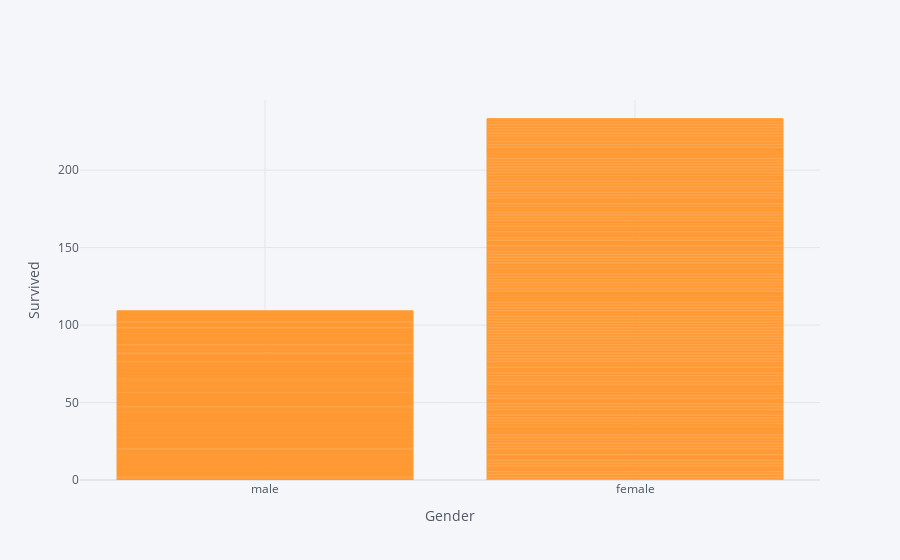

Notebook code cell kept with this figure:
### Code cell
titanic.iplot(kind="bar",x='sex',y="survived",xTitle="Gender",yTitle="Survived")

### Figure 1 — Plotly figure (JSON) as saved in the notebook; plotly's stock layout.template omitted (floating-point values rounded to 4 significant figures; data arrays with more than 128 entries replaced by an {"elided": "..."} marker saying what was removed)
{"data": [{"marker": {"color": "rgba(255, 153, 51, 0.6)", "line": {"color": "rgba(255, 153, 51, 1.0)", "width": 1}}, "name": "survived", "orientation": "v", "text": "", "type": "bar", "x": {"elided": "891 str values"}, "y": {"elided": "891 int values"}}], "layout": {"legend": {"bgcolor": "#F5F6F9", "font": {"color": "#4D5663"}}, "paper_bgcolor": "#F5F6F9", "plot_bgcolor": "#F5F6F9", "title": {"font": {"color": "#4D5663"}}, "xaxis": {"gridcolor": "#E1E5ED", "showgrid": true, "tickfont": {"color": "#4D5663"}, "title": {"font": {"color": "#4D5663"}, "text": "Gender"}, "zerolinecolor": "#E1E5ED"}, "yaxis": {"gridcolor": "#E1E5ED", "showgrid": true, "tickfont": {"color": "#4D5663"}, "title": {"font": {"color": "#4D5663"}, "text": "Survived"}, "zerolinecolor": "#E1E5ED"}}}
